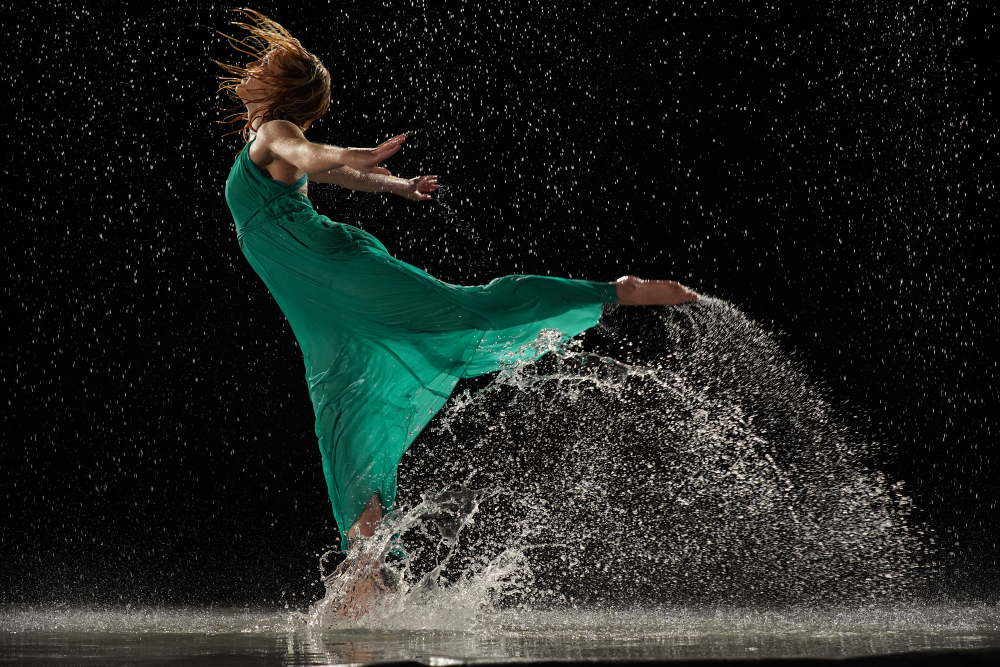
#> input picture Resources/DancingInWater.jpg, 3000 x 2000 px (shown at 1/3 size); the run also reads 2 pictures not shown here
$ jupyter execute --allow-errors notebook.ipynb
#> lines starting #> are read from the running program, lines starting #| are printed output that depends on the picture; after the words box and inside, x2 and y2 are one past the last pixel; in counts of white or black regions, pixels touching at a corner belong together
#> further down, sample_img is the input picture: shape (2000, 3000, 3); mean B, G, R 32, 35.3, 30.8
# **Introdução ao Processamento Digital de Imagens**
**Trabalho Prático**
Desenvolva, em uma linguagem de programação de sua escolha, um sistema para abrir,
exibir, manipular e salvar imagens RGB com 24 bits/pixel (8 bits/componente/pixel). Não
use bibliotecas ou funções especiais de processamento de imagens. O sistema deve ter a
seguinte funcionalidade:

## **Common libraries**

[cell 1]
# %pip install opencv-python
# %pip install matplotlib
import cv2
import numpy as np
import matplotlib.pyplot as plt

## **1. Conversão RGB-HSB-RGB**
Utilize as conversões RGB->HSB e HSB->RGB descritas em
https://www.codeproject.com/Articles/19045/Manipulating-colors-in-NET-Part-1.

[cell 2]
# RGB->HSB
def my_rgb_to_hsb(rgb_img):
    # Dados da imagem de entrada
    np_img = np.array(rgb_img)
    r = np_img[:,:,0]
    g = np_img[:,:,1]
    b = np_img[:,:,2]

    # Normalização
    r = r/255.0
    g = g/255.0
    b = b/255.0

    # Cálculo do valor máximo e mínimo
    np_max = np.maximum(r, np.maximum(g, b))
    np_min = np.minimum(r, np.minimum(g, b))

    # Dados da saída (matrizes)
    h = np.zeros_like(r, dtype=np.float32)
    s = np.zeros_like(r, dtype=np.float32)

    # Hue
    h = np.where(np.logical_and(np_max == r, g >= b),
            np.where(np.logical_and(np_max - np_min != 0, np_max != 0),
                60 * (g - b) / (np_max - np_min), 0), h)
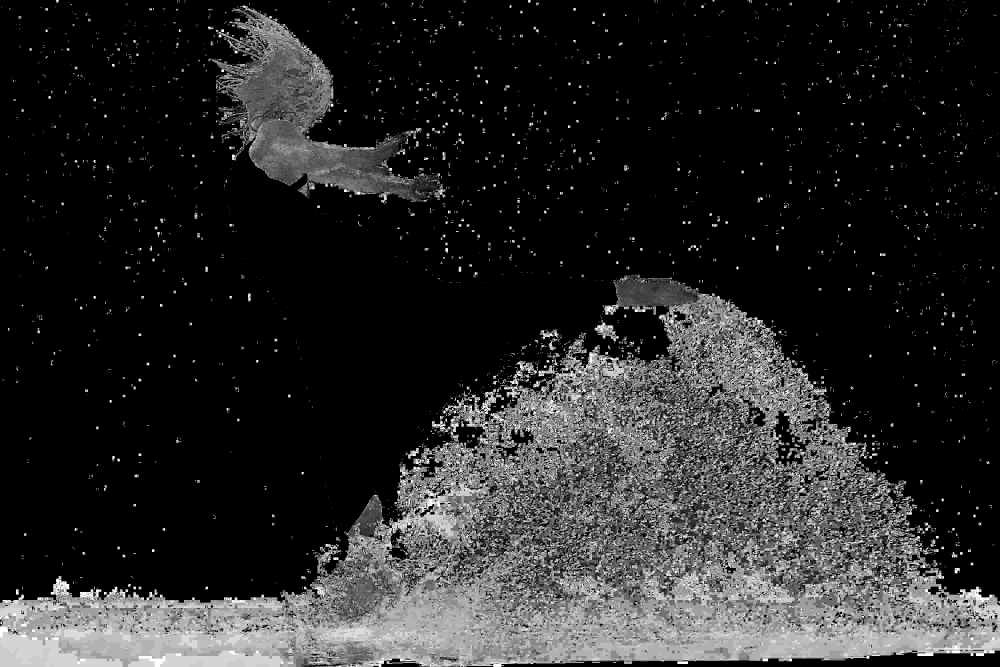
#> h: shape (2000, 3000) float64 (shown at 1/3 size); min 0, max 60, mean 9.6; drawn with min black and max white
    h = np.where(np.logical_and(np_max == r, g < b),
            np.where(np.logical_and(np_max - np_min != 0, np_max != 0),
                 60 * (g - b) / (np_max - np_min) + 360, 0), h)
    h = np.where(np_max == g,
            np.where(np.logical_and(np_max - np_min != 0, np_max != 0),
                 60 * (b - r) /  (np_max - np_min) + 120, 0), h)
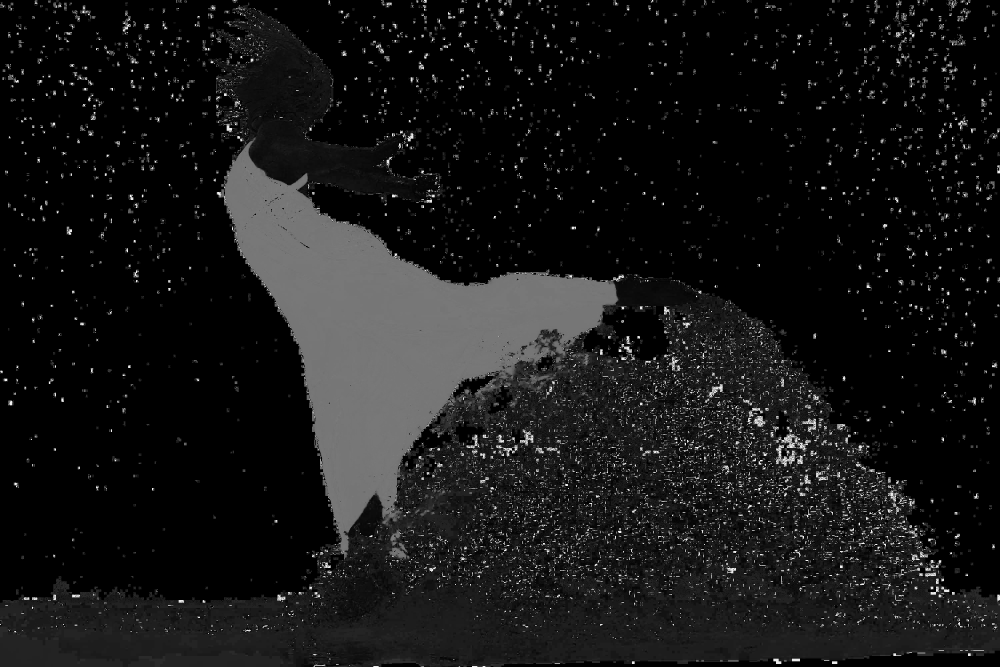
#> h: shape (2000, 3000) float64 (shown at 1/3 size); min 0, max 359.2, mean 31.9; drawn with min black and max white
    h = np.where(np_max == b,
            np.where(np.logical_and(np_max - np_min != 0, np_max != 0),
                 60 * (r - g) /  (np_max - np_min) + 240, 0), h)

    # Saturation
    s = np.where(np_max == 0, 0, (1 - (np_min / np_max)) )

    return h, s, np_max

[cell 3]
# Teste
sample_img = cv2.imread('./Resources/DancingInWater.jpg', cv2.IMREAD_COLOR)
sample_img = cv2.cvtColor(sample_img, cv2.COLOR_BGR2RGB)  # Convert to RGB

# HSB using my_rgb_to_hsb
h, s, b = my_rgb_to_hsb(sample_img)

# HSV using OpenCV
hsv_img = cv2.cvtColor(sample_img, cv2.COLOR_RGB2HSV)
#> hsv_img: shape (2000, 3000, 3); mean H, S, V 16.9, 45.2, 37.3

# Plot side by side (H)
plt.figure(figsize=(12, 6))

plt.subplot(1, 2, 1)
plt.imshow(h, cmap='hsv')
plt.title('HSB using my_rgb_to_hsb')

plt.subplot(1, 2, 2)
plt.imshow(hsv_img[:, :, 0], cmap='hsv')
plt.title('HSV using OpenCV')
plt.show()
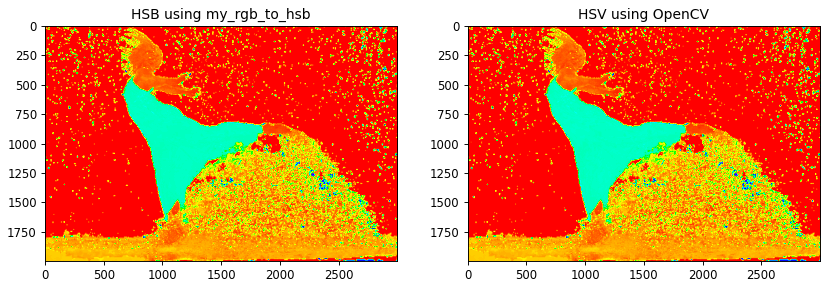
#> figure drawn by matplotlib, 2 panels

# Plot side by side (S)
plt.figure(figsize=(12, 6))

plt.subplot(1, 2, 1)
plt.imshow(s, cmap='gray')
plt.title('Saturation using my_rgb_to_hsb')

plt.subplot(1, 2, 2)
plt.imshow(hsv_img[:, :, 1], cmap='gray')
plt.title('Saturation using OpenCV')
plt.show()

# Plot side by side (B)
plt.figure(figsize=(12, 6))

plt.subplot(1, 2, 1)
plt.imshow(b, cmap='gray')
plt.title('Value using my_rgb_to_hsb')

plt.subplot(1, 2, 2)
plt.imshow(hsv_img[:, :, 2], cmap='gray')
plt.title('Value using OpenCV')
plt.show()
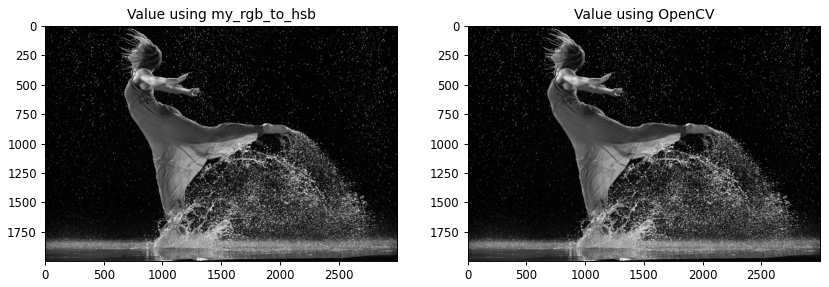
#> figure drawn by matplotlib, 2 panels

[cell 4]
# HSB->RGB
def my_hsb_to_rgb(h, s, b):

    # Cálculo dos componentes
    c = b * s
    x = c * (1 - abs((h / 60) % 2 - 1))
    m = b - c

    # Inicialização das matrizes de saída
    r = np.zeros_like(h)
    g = np.zeros_like(h)
    b = np.zeros_like(h)

    # Condições para cada faixa de Hue
    mask = (h < 60)
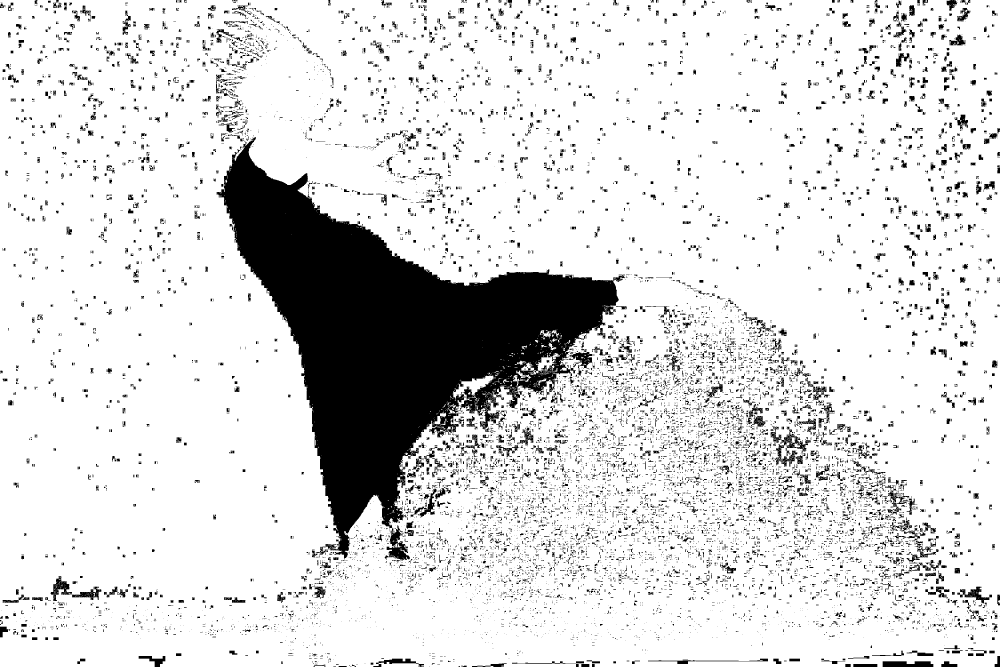
#> mask: shape (2000, 3000) bool (shown at 1/3 size); 85.8% white; 14685 black regions (11305 under 20 px), largest, box (x1, y1, x2, y2) and area: (651, 411, 1876, 1685) 543315, (2312, 1278, 2434, 1400) 3862, (152, 1728, 304, 1803) 3054
    r[mask], g[mask], b[mask] = c[mask], x[mask], 0
#> b: shape (2000, 3000) float64; every value is 0
    mask = (h >= 60) & (h < 120)
#> mask: shape (2000, 3000) bool; 2.3% white; 10667 white regions (9328 under 20 px), largest, box (x1, y1, x2, y2) and area: (1382, 1076, 1716, 1296) 12993, (1296, 1184, 1389, 1299) 3112, (1603, 987, 1690, 1082) 1700
    r[mask], g[mask], b[mask] = x[mask], c[mask], 0
    mask = (h >= 120) & (h < 180)
#> mask: shape (2000, 3000) bool; 9.1% white; 6183 white regions (5591 under 20 px), largest, box (x1, y1, x2, y2) and area: (662, 414, 1854, 1675) 496813, (1424, 1136, 1493, 1192) 984, (1167, 1643, 1219, 1677) 936
    r[mask], g[mask], b[mask] = 0, c[mask], x[mask]
    mask = (h >= 180) & (h < 240)
#> mask: shape (2000, 3000) bool; 0.17% white in thin lines or dots
    r[mask], g[mask], b[mask] = 0, x[mask], c[mask]
    mask = (h >= 240) & (h < 300)
#> mask: shape (2000, 3000) bool; 0.6% white; 5298 white regions (5074 under 20 px), largest, box (x1, y1, x2, y2) and area: (2648, 1984, 2800, 2000) 2176, (2560, 1992, 2632, 2000) 576, (2824, 1984, 2872, 2000) 512
    r[mask], g[mask], b[mask] = x[mask], 0, c[mask]
    mask = (h >= 300)
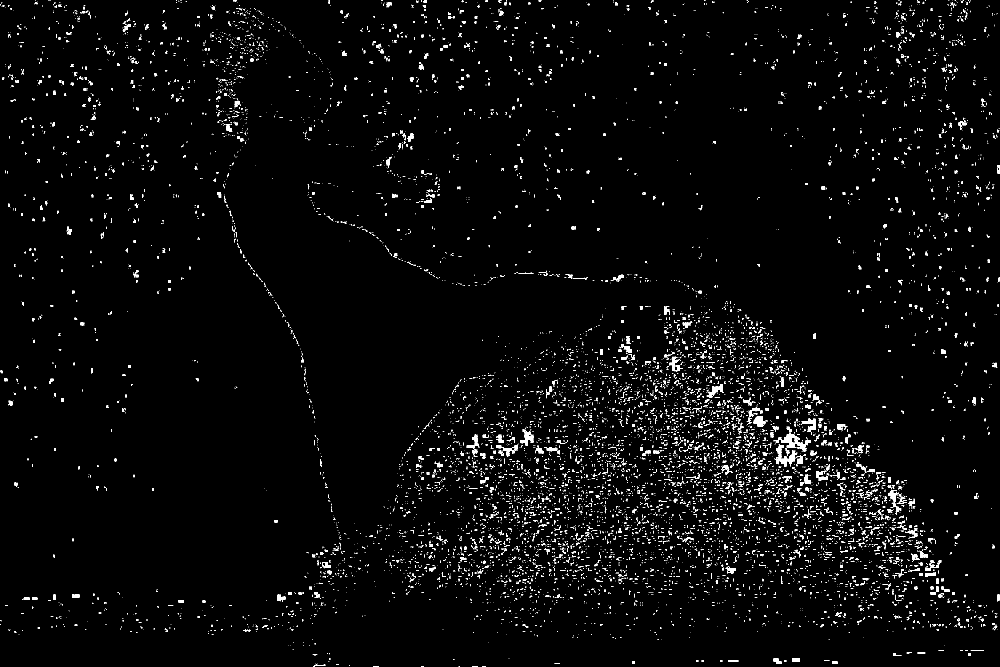
#> mask: shape (2000, 3000) bool (shown at 1/3 size); 2% white in thin lines or dots
    r[mask], g[mask], b[mask] = c[mask], 0, x[mask]

    # Adição do valor mínimo a cada componente e normalização
    r = (r + m) * 255
    g = (g + m) * 255
    b = (b + m) * 255

    # Conversão para o tipo de dados original
    rgb_img = np.dstack((r, g, b)).astype(np.uint8)

    return rgb_img

_img = my_hsb_to_rgb(h, s, b)
plt.imshow(_img)

# 2. **Filtro  multiplicativo  de  saturação  e  de  brilho,  e  aditivo  de  matiz  no  HSB,  com posterior conversão a RGB**

[cell 5]
def hsb_filter_and_convert(h, s, b, h_add, s_mult, b_mult):
    # Adiciona matiz
#> called with h_add = 0, s_mult = 15, b_mult = 1
    h = (h + h_add) % 360

    # Multiplica saturação e brilho
    # A função clip é usada para garantir que os valores fiquem entre 0 e 1.
    s = np.clip(s * s_mult, 0, 1)
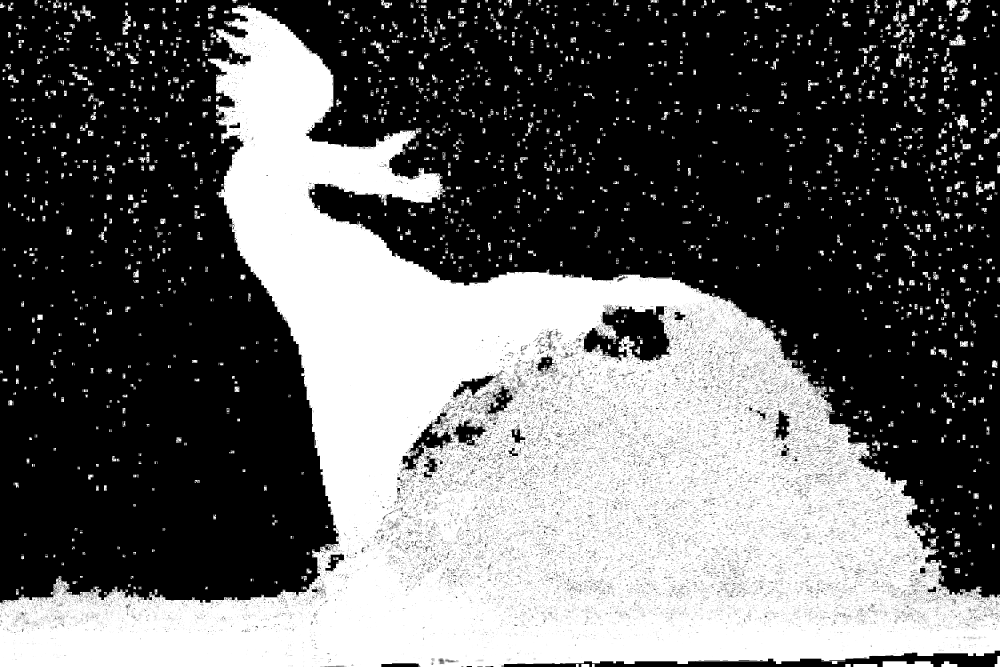
#> s: shape (2000, 3000) float64 (shown at 1/3 size); min 0, max 1, mean 0.403
    b = np.clip(b * b_mult, 0, 1)

    # Converte HSB para RGB usando a função existente
    rgb_img = my_hsb_to_rgb(h, s, b)
#> in my_hsb_to_rgb (call 2), `x = c * (1 - abs((h / 60) % 2 - 1))`:
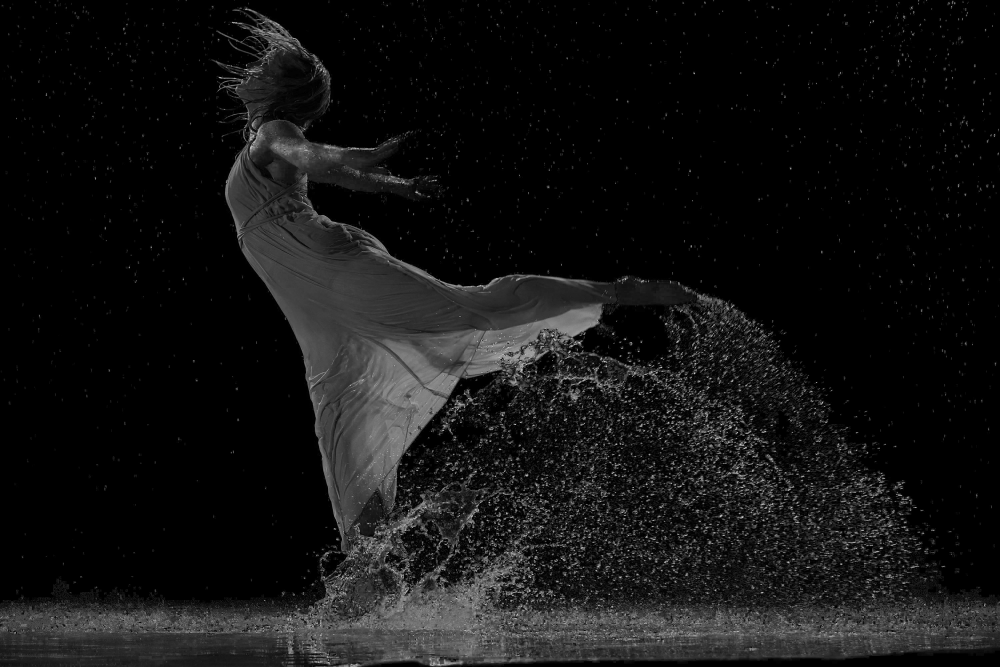
#> x: shape (2000, 3000) float64 (shown at 1/3 size); min 0, max 1, mean 0.077

    return rgb_img

# Saturando a imagem
_img = hsb_filter_and_convert(h, s, b, h_add=0, s_mult=15, b_mult=1)
plt.title('Saturated Image')
plt.imshow(_img)
plt.show()

# Escurecendo a imagem
_img = hsb_filter_and_convert(h, s, b, h_add=0, s_mult=1, b_mult=0.5)
plt.title('Darkened Image')
plt.imshow(_img)
plt.show()

# Mudando a cor da imagem (o vestido ciano se torna vermelho)
_img = hsb_filter_and_convert(h, s, b, h_add=180, s_mult=1, b_mult=1)
plt.title('Color Changed Image')
plt.imshow(_img)
plt.show()
